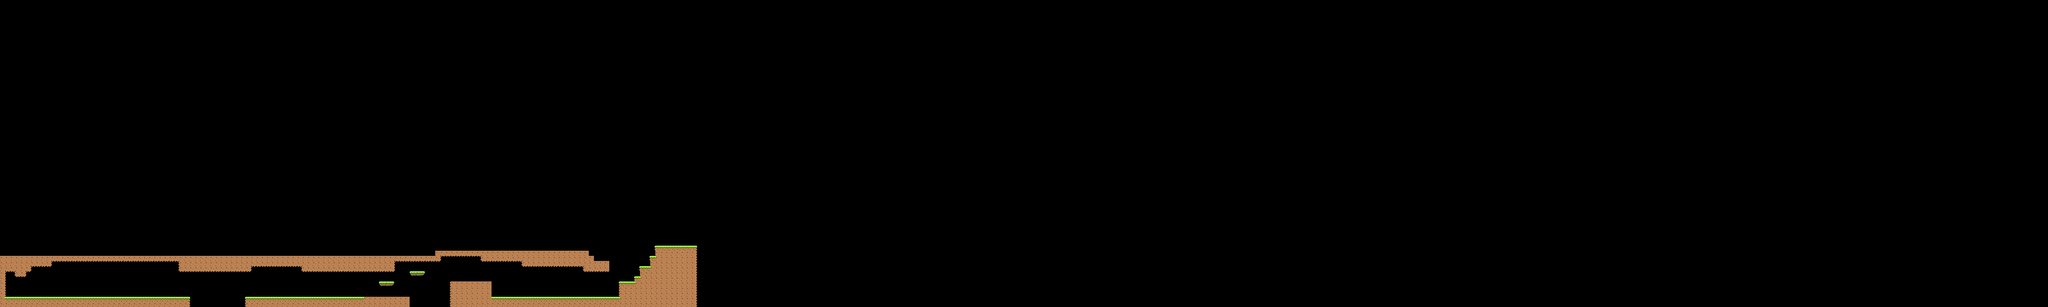

Rendered tile map (Tiled .tmx) drawn with the repository's tilesets; below, a short description and the map source with its tile grids summarised:
An orthogonal 400x60 tile map with 30x30 px tiles, 1 tile layer (Tile Layer 1).

<map version="1.0" orientation="orthogonal" renderorder="right-down" width="400" height="60" tilewidth="30" tileheight="30" nextobjectid="1">
 <tileset firstgid="1" name="grasstileset" tilewidth="30" tileheight="30" tilecount="42" columns="21">
  <image source="Tilesets/grasstileset.png" width="630" height="60" />
 </tileset>
 <layer name="Tile Layer 1" width="400" height="60">
  <data>[24000 cells, 786 non-empty, 14 distinct tile ids]</data>
 </layer>
</map>
